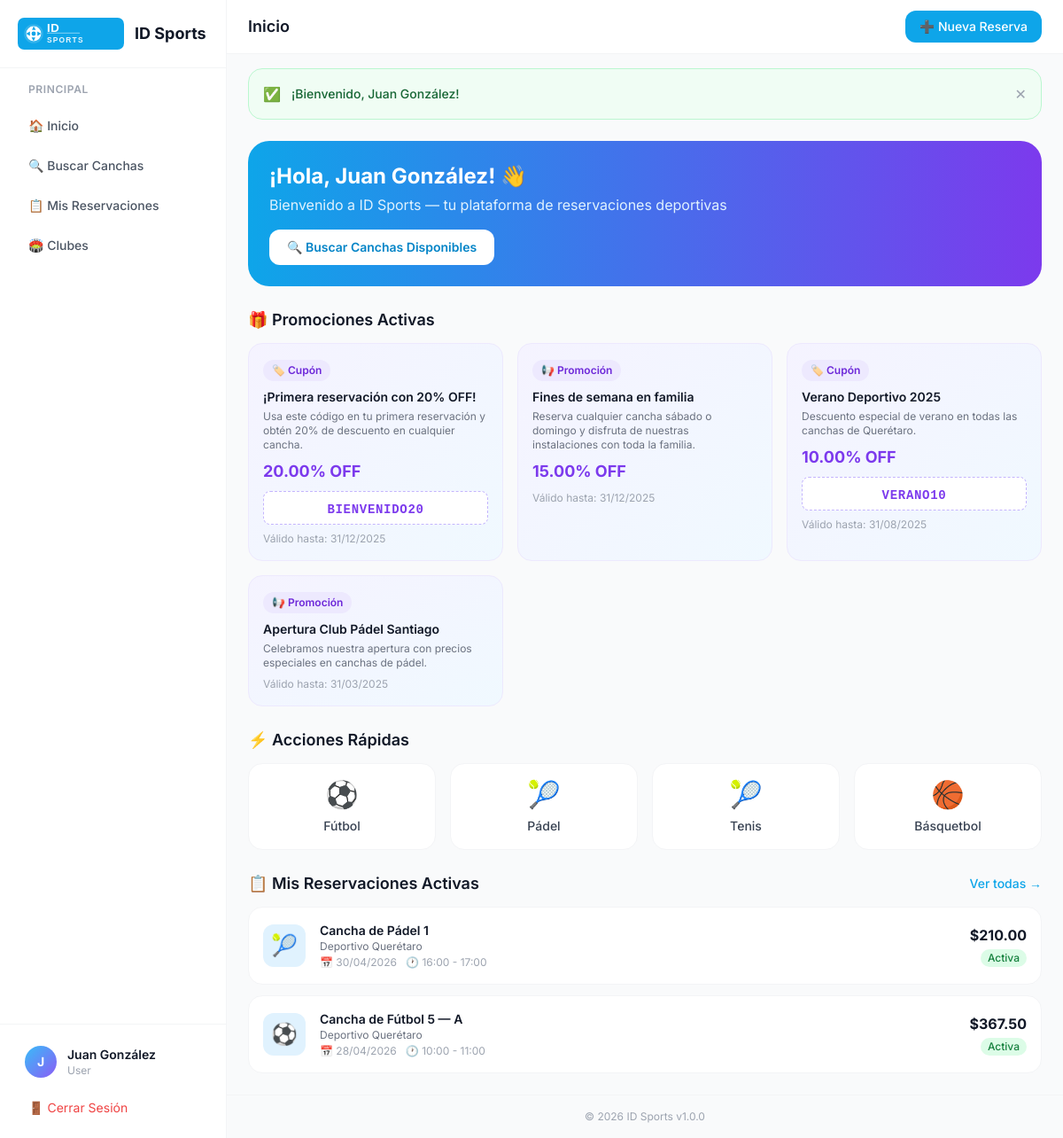
Screenshot of / (signed in) with the database file from the repository.
### tables this page shows
CREATE TABLE IF NOT EXISTS `promotions` (
  `id`               INT UNSIGNED NOT NULL AUTO_INCREMENT,
  `title`            VARCHAR(160) NOT NULL,
  `description`      TEXT DEFAULT NULL,
  `image`            VARCHAR(255) DEFAULT NULL,
  `type`             ENUM('promotion','news','banner','coupon') NOT NULL DEFAULT 'promotion',
  `discount_percent` DECIMAL(5,2) DEFAULT 0.00,
  `coupon_code`      VARCHAR(50)  DEFAULT NULL,
  `valid_from`       DATE DEFAULT NULL,
  `valid_until`      DATE DEFAULT NULL,
  `status`           ENUM('active','inactive') NOT NULL DEFAULT 'active',
  `created_at`       DATETIME     NOT NULL DEFAULT CURRENT_TIMESTAMP,
  PRIMARY KEY (`id`),
  UNIQUE KEY `uq_coupon_code` (`coupon_code`)
);

CREATE TABLE IF NOT EXISTS `reservations` (
  `id`              INT UNSIGNED NOT NULL AUTO_INCREMENT,
  `user_id`         INT UNSIGNED NOT NULL,
  `space_id`        INT UNSIGNED NOT NULL,
  `date`            DATE         NOT NULL,
  `start_time`      TIME         NOT NULL,
  `end_time`        TIME         NOT NULL,
  `num_people`      TINYINT UNSIGNED NOT NULL DEFAULT 1,
  `subtotal`        DECIMAL(10,2) NOT NULL DEFAULT 0.00,
  `service_fee`     DECIMAL(10,2) NOT NULL DEFAULT 0.00,
  `amenities_total` DECIMAL(10,2) NOT NULL DEFAULT 0.00,
  `discount`        DECIMAL(10,2) NOT NULL DEFAULT 0.00,
  `total`           DECIMAL(10,2) NOT NULL DEFAULT 0.00,
  `coupon_code`     VARCHAR(50)  DEFAULT NULL,
  `payment_method`  VARCHAR(50)  DEFAULT 'pending',
  `payment_status`  ENUM('pending','paid','failed','refunded') NOT NULL DEFAULT 'pending',
  `qr_code`         VARCHAR(500) DEFAULT NULL,
  `notes`           TEXT         DEFAULT NULL,
  `status`          ENUM('active','confirmed','completed','cancelled') NOT NULL DEFAULT 'active',
  `payment_ref`     VARCHAR(100) DEFAULT NULL,
  `created_at`      DATETIME     NOT NULL DEFAULT CURRENT_TIMESTAMP,
  `updated_at`      DATETIME     NOT NULL DEFAULT CURRENT_TIMESTAMP ON UPDATE CURRENT_TIMESTAMP,
  PRIMARY KEY (`id`),
  KEY `idx_user` (`user_id`),
  KEY `idx_space_date` (`space_id`, `date`),
  CONSTRAINT `fk_res_user`  FOREIGN KEY (`user_id`)  REFERENCES `users`  (`id`),
  CONSTRAINT `fk_res_space` FOREIGN KEY (`space_id`) REFERENCES `spaces` (`id`)
);

CREATE TABLE IF NOT EXISTS `spaces` (
  `id`             INT UNSIGNED NOT NULL AUTO_INCREMENT,
  `club_id`        INT UNSIGNED NOT NULL,
  `name`           VARCHAR(120) NOT NULL,
  `description`    TEXT         DEFAULT NULL,
  `sport_type`     VARCHAR(80)  NOT NULL DEFAULT 'other',
  `capacity`       SMALLINT     DEFAULT 2,
  `price_per_hour` DECIMAL(10,2) NOT NULL DEFAULT 0.00,
  `photo`          VARCHAR(255) DEFAULT NULL,
  `status`         ENUM('active','inactive','maintenance') NOT NULL DEFAULT 'active',
  `created_at`     DATETIME     NOT NULL DEFAULT CURRENT_TIMESTAMP,
  PRIMARY KEY (`id`),
  KEY `idx_club` (`club_id`),
  CONSTRAINT `fk_space_club` FOREIGN KEY (`club_id`) REFERENCES `clubs` (`id`) ON DELETE CASCADE
);

CREATE TABLE IF NOT EXISTS `clubs` (
  `id`             INT UNSIGNED NOT NULL AUTO_INCREMENT,
  `owner_id`       INT UNSIGNED NOT NULL,
  `name`           VARCHAR(160) NOT NULL,
  `description`    TEXT         DEFAULT NULL,
  `address`        VARCHAR(255) DEFAULT NULL,
  `city`           VARCHAR(100) DEFAULT 'Querétaro',
  `state`          VARCHAR(100) DEFAULT 'Querétaro',
  `phone`          VARCHAR(20)  DEFAULT NULL,
  `email`          VARCHAR(180) DEFAULT NULL,
  `website`        VARCHAR(255) DEFAULT NULL,
  `whatsapp`       VARCHAR(20)  DEFAULT NULL,
  `logo`           VARCHAR(255) DEFAULT NULL,
  `cover_image`    VARCHAR(255) DEFAULT NULL,
  `commission_pct` DECIMAL(5,2) NOT NULL DEFAULT 10.00,
  `status`         ENUM('pending','active','suspended','rejected') NOT NULL DEFAULT 'pending',
  `created_at`     DATETIME     NOT NULL DEFAULT CURRENT_TIMESTAMP,
  `updated_at`     DATETIME     NOT NULL DEFAULT CURRENT_TIMESTAMP ON UPDATE CURRENT_TIMESTAMP,
  PRIMARY KEY (`id`),
  KEY `idx_owner` (`owner_id`),
  CONSTRAINT `fk_club_owner` FOREIGN KEY (`owner_id`) REFERENCES `users` (`id`)
);

### core/Controller.php (called while the page is built, shortened)
<?php
class Controller {
    protected function view($viewPath, $data = [], $layout = 'main') {
        View::render($viewPath, $data, $layout);
    }
}

### app/controllers/HomeController.php (called while the page is built, shortened)
<?php
class HomeController extends Controller {
    public function index() {
        $userId = $_SESSION['user_id'];
        $reservationModel = new ReservationModel();
        $promotionModel = new PromotionModel();
        $activeReservations = $reservationModel->findByUser($userId, 'active');
        $promotions = $promotionModel->getActive();
        $this->view('home/index', [
            'title' => 'Inicio',
            'activeReservations' => $activeReservations,
            'promotions' => $promotions,
        ]);
    }
}

### index.php (called while the page is built, shortened)
<?php
require_once ROOT . '/core/Model.php';
require_once ROOT . '/core/Controller.php';
$app = new App();

### core/Model.php (called while the page is built, shortened)
<?php
class Model {
    protected $pdo;
    public function __construct() {
        try {
            $dsn = "mysql:host=" . DB_HOST . ";dbname=" . DB_NAME . ";charset=" . DB_CHARSET;
            $options = [
                PDO::ATTR_ERRMODE => PDO::ERRMODE_EXCEPTION,
                PDO::ATTR_DEFAULT_FETCH_MODE => PDO::FETCH_ASSOC,
                PDO::ATTR_EMULATE_PREPARES => false,
            ];
            $this->pdo = new PDO($dsn, DB_USER, DB_PASS, $options);
        } catch (PDOException $e) {
            error_log('DB connection failed: ' . $e->getMessage());
            die(json_encode(['error' => 'Database connection failed. Please try again later.']));
        }
    }
    protected function query($sql, $params = []) {
        $stmt = $this->pdo->prepare($sql);
        $stmt->execute($params);
        return $stmt;
    }
    protected function findAll($sql, $params = []) {
        return $this->query($sql, $params)->fetchAll();
    }
}

### app/models/PromotionModel.php (called while the page is built, shortened)
<?php
class PromotionModel extends Model {
    public function getActive() {
        return $this->findAll("SELECT * FROM promotions WHERE status = 'active' AND (valid_until IS NULL OR valid_until >= CURDATE()) ORDER BY created_at DESC");
    }
    public function findAll($page = 1, $perPage = 20) {
        $perPage = max(1, (int)$perPage);
        $offset  = max(0, ((int)$page - 1) * $perPage);
        return parent::findAll("SELECT * FROM promotions ORDER BY created_at DESC LIMIT $perPage OFFSET $offset");
    }
}

### app/models/ReservationModel.php (called while the page is built, shortened)
<?php
class ReservationModel extends Model {
    public function findByUser($userId, $status = null) {
        $sql = "SELECT r.*, s.name as space_name, s.sport_type, c.name as club_name
                FROM reservations r
                LEFT JOIN spaces s ON r.space_id = s.id
                LEFT JOIN clubs c ON s.club_id = c.id
                WHERE r.user_id = ?";
        $params = [$userId];
        if ($status) {
            $sql .= " AND r.status = ?";
            $params[] = $status;
        }
        $sql .= " ORDER BY r.date DESC, r.start_time DESC";
        return $this->findAll($sql, $params);
    }
}

### app/views/home/index.php (the view)
<div class="space-y-6">
    <div class="bg-gradient-to-r from-sky-500 to-violet-600 rounded-3xl p-6 text-white">
        <h1 class="text-2xl font-bold">¡Hola, <?= htmlspecialchars($_SESSION['user_name'] ?? 'Usuario') ?>! 👋</h1>
        <p class="text-sky-100 mt-1">Bienvenido a ID Sports — tu plataforma de reservaciones deportivas</p>
        <a href="<?= BASE_URL ?>reservations/search" class="mt-4 inline-flex items-center gap-2 bg-white text-sky-600 font-semibold px-5 py-2.5 rounded-xl hover:bg-sky-50 transition-all text-sm">
            🔍 Buscar Canchas Disponibles
        </a>
    </div>
    <?php if (!empty($promotions)): ?>
    <div>
        <h2 class="text-lg font-semibold text-gray-900 mb-3">🎁 Promociones Activas</h2>
        <div class="grid grid-cols-1 sm:grid-cols-2 lg:grid-cols-3 gap-4">
            <?php foreach ($promotions as $promo): ?>
            <div class="bg-gradient-to-br from-violet-50 to-sky-50 border border-violet-100 rounded-2xl p-4">
                <span class="inline-block bg-violet-100 text-violet-700 text-xs font-semibold px-2.5 py-1 rounded-full mb-2">
                    <?= $promo['type'] === 'coupon' ? '🏷️ Cupón' : '📢 Promoción' ?>
                </span>
                <h3 class="font-semibold text-gray-900 text-sm"><?= htmlspecialchars($promo['title']) ?></h3>
                <p class="text-xs text-gray-500 mt-1"><?= htmlspecialchars($promo['description']) ?></p>
                <?php if ($promo['discount_percent'] > 0): ?>
                <p class="text-violet-600 font-bold text-lg mt-2"><?= $promo['discount_percent'] ?>% OFF</p>
                <?php endif; ?>
                <?php if ($promo['coupon_code']): ?>
                <div class="mt-2 bg-white border border-dashed border-violet-300 rounded-lg px-3 py-1.5 text-center">
                    <code class="text-violet-600 font-bold tracking-wider text-sm"><?= htmlspecialchars($promo['coupon_code']) ?></code>
                </div>
                <?php endif; ?>
                <?php if ($promo['valid_until']): ?>
                <p class="text-xs text-gray-400 mt-2">Válido hasta: <?= date('d/m/Y', strtotime($promo['valid_until'])) ?></p>
                <?php endif; ?>
            </div>
            <?php endforeach; ?>
        </div>
    </div>
    <?php endif; ?>
    <div>
        <h2 class="text-lg font-semibold text-gray-900 mb-3">⚡ Acciones Rápidas</h2>
        <div class="grid grid-cols-2 sm:grid-cols-4 gap-4">
            <a href="<?= BASE_URL ?>reservations/search" class="bg-white border border-gray-100 rounded-2xl p-4 text-center hover:border-sky-200 hover:shadow-md transition-all group">
                <div class="text-3xl mb-2 group-hover:scale-110 transition-transform">⚽</div>
                <p class="text-sm font-medium text-gray-700">Fútbol</p>
            </a>
            <a href="<?= BASE_URL ?>reservations/search?sport=padel" class="bg-white border border-gray-100 rounded-2xl p-4 text-center hover:border-sky-200 hover:shadow-md transition-all group">
                <div class="text-3xl mb-2 group-hover:scale-110 transition-transform">🎾</div>
                <p class="text-sm font-medium text-gray-700">Pádel</p>
            </a>
            <a href="<?= BASE_URL ?>reservations/search?sport=tennis" class="bg-white border border-gray-100 rounded-2xl p-4 text-center hover:border-sky-200 hover:shadow-md transition-all group">
                <div class="text-3xl mb-2 group-hover:scale-110 transition-transform">🎾</div>
                <p class="text-sm font-medium text-gray-700">Tenis</p>
            </a>
            <a href="<?= BASE_URL ?>reservations/search?sport=basketball" class="bg-white border border-gray-100 rounded-2xl p-4 text-center hover:border-sky-200 hover:shadow-md transition-all group">
                <div class="text-3xl mb-2 group-hover:scale-110 transition-transform">🏀</div>
                <p class="text-sm font-medium text-gray-700">Básquetbol</p>
            </a>
        </div>
    </div>
    <div>
        <div class="flex items-center justify-between mb-3">
            <h2 class="text-lg font-semibold text-gray-900">📋 Mis Reservaciones Activas</h2>
            <a href="<?= BASE_URL ?>reservations/history" class="text-sm text-sky-500 hover:text-sky-600 font-medium">Ver todas →</a>
        </div>
        <?php if (empty($activeReservations)): ?>
        <div class="bg-white border border-gray-100 rounded-2xl p-8 text-center">
            <p class="text-4xl mb-3">📭</p>
            <p class="text-gray-500 font-medium">No tienes reservaciones activas</p>
            <a href="<?= BASE_URL ?>reservations/search" class="mt-4 inline-block bg-sky-500 text-white px-5 py-2 rounded-xl text-sm font-medium hover:bg-sky-600 transition-colors">
                Hacer una reservación
            </a>
        </div>
        <?php else: ?>
        <div class="space-y-3">
            <?php foreach ($activeReservations as $res): ?>
            <div class="bg-white border border-gray-100 rounded-2xl p-4 flex items-center gap-4">
                <div class="w-12 h-12 rounded-xl bg-sky-100 flex items-center justify-center text-2xl flex-shrink-0">
                    <?= $res['sport_type'] === 'football' ? '⚽' : ($res['sport_type'] === 'padel' ? '🎾' : '🏃') ?>
                </div>
                <div class="flex-1 min-w-0">
                    <p class="font-semibold text-gray-900 text-sm truncate"><?= htmlspecialchars($res['space_name']) ?></p>
                    <p class="text-xs text-gray-500"><?= htmlspecialchars($res['club_name']) ?></p>
                    <p class="text-xs text-gray-400 mt-0.5">
                        📅 <?= date('d/m/Y', strtotime($res['date'])) ?> &nbsp; 🕐 <?= substr($res['start_time'], 0, 5) ?> - <?= substr($res['end_time'], 0, 5) ?>
                    </p>
                </div>
                <div class="text-right">
                    <p class="font-bold text-gray-900">$<?= number_format($res['total'], 2) ?></p>
                    <span class="inline-block bg-green-100 text-green-700 text-xs font-medium px-2 py-0.5 rounded-full">Activa</span>
                </div>
            </div>
            <?php endforeach; ?>
        </div>
        <?php endif; ?>
    </div>
</div>

### app/views/layouts/main.php (style rules this page uses)
body { font-family: 'Inter', sans-serif; }

### rows the page displays
promotions: type "🏷️ Cupón", title "¡Primera reservación con 20% OFF!", description "Usa este código en tu primera reservación y obtén 20% de descuento en cualquier cancha.", discount_percent "20.00", coupon_code "BIENVENIDO20", valid_until "31/12/2025"
promotions: type "📢 Promoción", title "Fines de semana en familia", description "Reserva cualquier cancha sábado o domingo y disfruta de nuestras instalaciones con toda la familia.", discount_percent "15.00", valid_until "31/12/2025"
promotions: type "🏷️ Cupón", title "Verano Deportivo 2025", description "Descuento especial de verano en todas las canchas de Querétaro.", discount_percent "10.00", coupon_code "VERANO10", valid_until "31/08/2025"
promotions: type "📢 Promoción", title "Apertura Club Pádel Santiago", description "Celebramos nuestra apertura con precios especiales en canchas de pádel.", valid_until "31/03/2025"
reservations: space.name "Cancha de Pádel 1", clubs.name "Deportivo Querétaro", date "30/04/2026", start_time "16:00", end_time "17:00", total "210.00"
reservations: space.name "Cancha de Fútbol 5 — A", clubs.name "Deportivo Querétaro", date "28/04/2026", start_time "10:00", end_time "11:00", total "367.50"

### other values shown
substr($_SESSION['user_name'] ?? 'U', 0, 1) "J"
$_SESSION['user_name'] "Juan González"
$_SESSION['user_role'] "User"
$title "Inicio"
$_SESSION['flash']['message'] "¡Bienvenido, Juan González!"
APP_NAME "ID Sports"
APP_VERSION "1.0.0"
